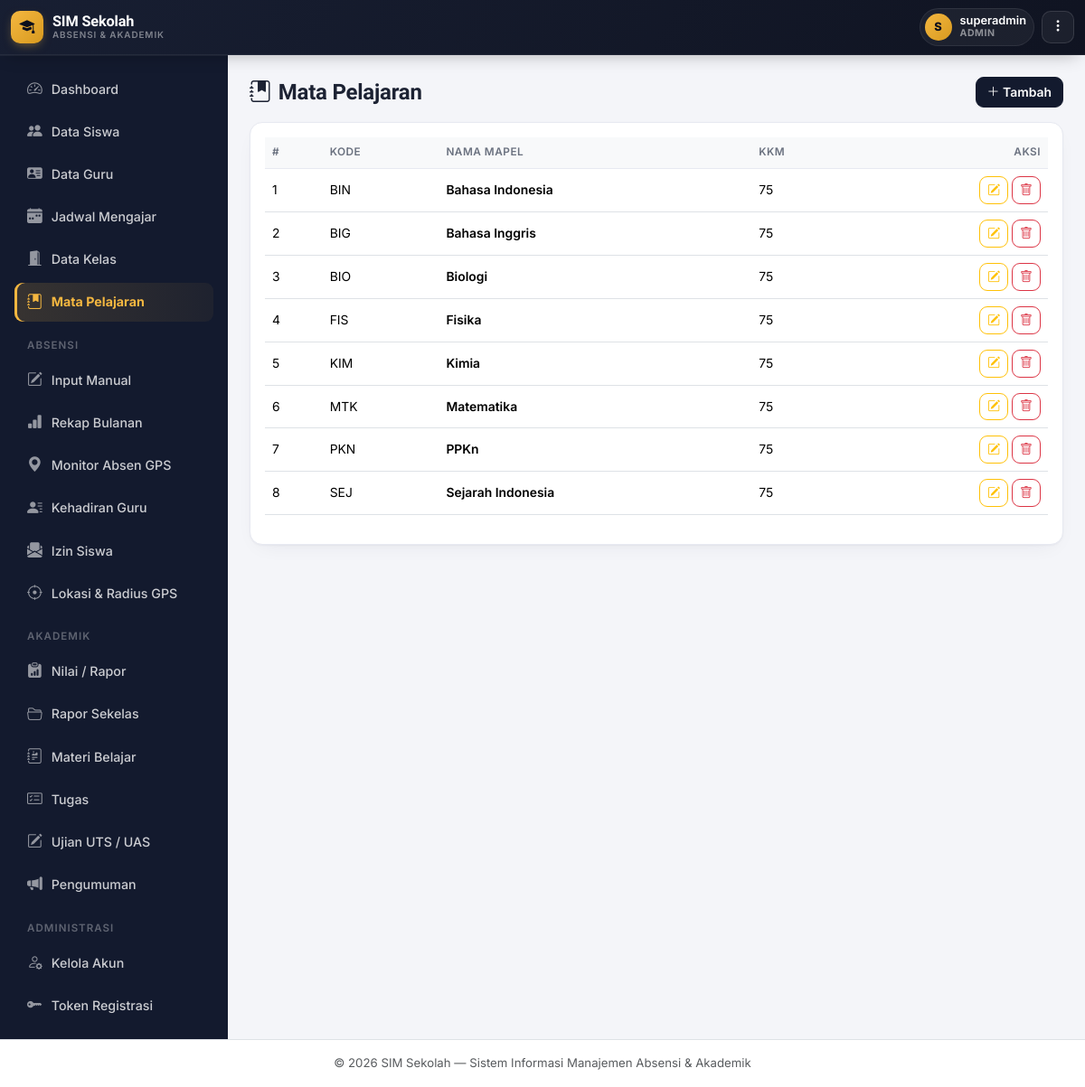
Screenshot of /mapel/list.php (signed in) with the database file from the repository.
### tables this page shows
CREATE TABLE `mata_pelajaran` (
  `id` int NOT NULL,
  `kode_mapel` varchar(20) DEFAULT NULL,
  `nama_mapel` varchar(100) NOT NULL,
  `kkm` int DEFAULT '75'
);

### includes/functions.php (called while the page is built, shortened)
<?php
function clean($str) {
    return htmlspecialchars(trim($str ?? ''), ENT_QUOTES, 'UTF-8');
}

### mapel/list.php (the view, shortened to what this page needs)
<?php
require_once __DIR__ . '/../includes/auth.php';
$data = $pdo->query("SELECT * FROM mata_pelajaran ORDER BY nama_mapel")->fetchAll();
include __DIR__ . '/../includes/header.php';
?>
<div class="d-flex justify-content-between align-items-center mb-3">
  <h4 class="fw-bold mb-0"><i class="bi bi-journal-bookmark-fill me-2"></i>Mata Pelajaran</h4>
  <button class="btn btn-primary" data-bs-toggle="modal" data-bs-target="#modalTambah"><i class="bi bi-plus-lg"></i> Tambah</button>
</div>
<div class="card p-3">
  <div class="table-responsive">
    <table class="table table-hover align-middle">
      <thead class="table-light">
        <tr><th>#</th><th>Kode</th><th>Nama Mapel</th><th>KKM</th><th class="text-end">Aksi</th></tr>
      </thead>
      <tbody>
        <?php foreach ($data as $i => $row): ?>
        <tr>
          <td><?= $i+1 ?></td>
          <td><?= clean($row['kode_mapel']) ?></td>
          <td class="fw-semibold"><?= clean($row['nama_mapel']) ?></td>
          <td><?= (int)$row['kkm'] ?></td>
          <td class="text-end">
            <button class="btn btn-sm btn-outline-warning" data-bs-toggle="modal" data-bs-target="#modalEdit<?= $row['id'] ?>"><i class="bi bi-pencil-square"></i></button>
            <a href="?hapus=<?= $row['id'] ?>" class="btn btn-sm btn-outline-danger" onclick="return confirm('Hapus mapel ini?');"><i class="bi bi-trash"></i></a>
          </td>
        </tr>
        <?php endforeach; ?>
      </tbody>
    </table>
  </div>
</div>
<?php include __DIR__ . '/../includes/footer.php'; ?>

### assets/css/style.css (style rules this page uses)
:root { --ink: #14173A; --ink-soft: #565B82; --bg: #F1F3FA; --surface: #FFFFFF; --line: #E4E7F2; --brand: #4338CA; --brand-2: #6D28D9; --brand-soft: #EEECFD; --gps: #0D9488; --gps-2: #0EA5A4; --gps-soft: #E1F5F3; --good: #16A34A; --good-soft: #E7F7ED; --warn: #D97706; --warn-soft: #FEF3E1; --bad: #DC2626; --bad-soft: #FCE8E7; --info: #2563EB; --info-soft: #E8EEFD; --radius-lg: 20px; --radius-md: 14px; --radius-sm: 9px; --shadow-1: 0 1px 2px rgba(20,23,58,.04), 0 8px 24px -12px rgba(20,23,58,.10); --shadow-2: 0 4px 10px rgba(20,23,58,.06), 0 16px 40px -16px rgba(20,23,58,.18); }
* { box-sizing: border-box; }
body { background: var(--bg); color: var(--ink); font-family: 'Inter', system-ui, sans-serif; font-size: .945rem; -webkit-font-smoothing: antialiased; }
h1, h2, h3, h4, h5, h6, .font-display { font-family: 'Sora', 'Inter', sans-serif; letter-spacing: -0.01em; color: var(--ink); }
a { text-decoration: none; }
.card { border: 1px solid var(--line); border-radius: var(--radius-md); box-shadow: var(--shadow-1); }
.table { font-size: .87rem; }
.table thead th { font-size: .74rem; text-transform: uppercase; letter-spacing: .04em; color: var(--ink-soft); border-bottom: 1px solid var(--line); font-weight: 600; }
.table td, .table th { vertical-align: middle; }
.btn { border-radius: var(--radius-sm); font-weight: 600; font-size: .87rem; }
.btn-primary { background: var(--brand); border-color: var(--brand); }

### includes/theme_gov.php (style rules this page uses)
:root { --navy:#131A2E; --navy-2:#0B0F1D; --navy-3:#1C2540; --gold:#F4B740; --gold-soft:#FDF3DD; --bg:#F4F5F9; --surface:#FFFFFF; --line:#E7E9F1; --ink:#1C2233; --ink-soft:#6B7280; --brand:#131A2E; --brand-2:#0B0F1D; --brand-soft:#EEF0F8; --gps:#2563EB; --gps-soft:#EAF2FE; --good:#16A34A; --good-soft:#E7F6EC; --warn:#EA7A1B; --warn-soft:#FDEEE0; --bad:#DC2626; --bad-soft:#FCEAEA; --info:#2563EB; --info-soft:#EAF2FE; --r-lg:16px; --r-md:12px; --r-sm:9px; --sh-sm:0 1px 2px rgba(19,26,46,.04), 0 1px 3px rgba(19,26,46,.06); --sh-md:0 4px 10px -2px rgba(19,26,46,.08), 0 8px 24px -8px rgba(19,26,46,.10); --sh-lg:0 12px 28px -6px rgba(19,26,46,.16), 0 4px 10px -4px rgba(19,26,46,.10); --ease:cubic-bezier(.4,0,.2,1); }
* { scrollbar-width:thin; scrollbar-color:#C7CBDA transparent; }
body { background:var(--bg); color:var(--ink); font-family:'Inter',system-ui,sans-serif; }

### rows the page displays
mata_pelajaran: kode_mapel "BIN", nama_mapel "Bahasa Indonesia", kkm "75"
mata_pelajaran: kode_mapel "BIG", nama_mapel "Bahasa Inggris", kkm "75"
mata_pelajaran: kode_mapel "BIO", nama_mapel "Biologi", kkm "75"
mata_pelajaran: kode_mapel "FIS", nama_mapel "Fisika", kkm "75"
mata_pelajaran: kode_mapel "KIM", nama_mapel "Kimia", kkm "75"
mata_pelajaran: kode_mapel "MTK", nama_mapel "Matematika", kkm "75"
mata_pelajaran: kode_mapel "PKN", nama_mapel "PPKn", kkm "75"
mata_pelajaran: kode_mapel "SEJ", nama_mapel "Sejarah Indonesia", kkm "75"

### other values shown
$inisial "S"
$namaNow "superadmin"
$roleLabel "ADMIN"
$labelMenuIzin "Izin Siswa"
